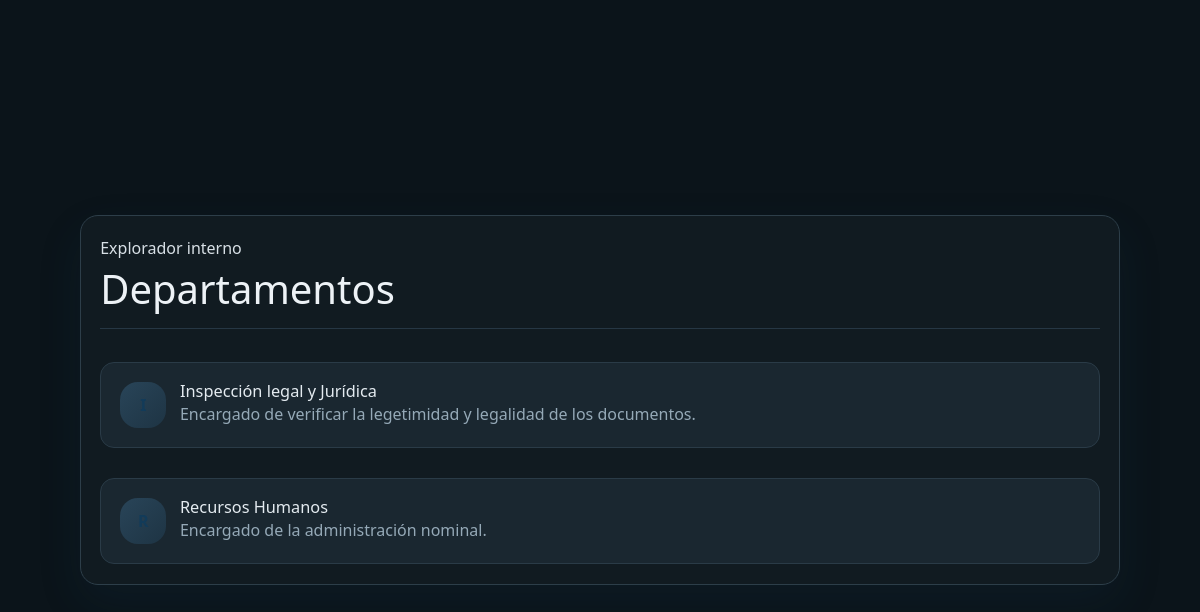
Page /departamentos/ (signed in) on the committed database.
### departamentos/models.py (models this page shows, shortened)
class Departamento(models.Model):
    nombre = models.CharField(max_length=120, unique=True)
    descripcion = models.TextField(blank=True)
    directiva = models.ForeignKey(
        "usuarios.Usuario",
        on_delete=models.SET_NULL,
        null=True,
        blank=True,
        related_name="departamentos_creados",
    )
    creado_en = models.DateTimeField(auto_now_add=True)
    class Meta:
        ordering = ["nombre"]
        verbose_name = "departamento"
        verbose_name_plural = "departamentos"

### departamentos/views.py (the view)
# urls.py: path("", lista_departamentos, name="lista"),
@login_required
def lista_departamentos(request):
    if request.user.es_directiva:
        departamentos = Departamento.objects.filter(directiva=request.user)
    elif request.user.departamento_id:
        departamentos = Departamento.objects.filter(pk=request.user.departamento_id)
    else:
        departamentos = Departamento.objects.none()
    return render(request, "chat/departamentos.html", {"departamentos": departamentos})

### usuarios/models.py (called while the page is built)
    @property
    def es_directiva(self):
        return self.rol == self.ROL_DIRECTIVA

### templates/chat/departamentos.html
{% extends "base.html" %}
{% block content %}
<main class="simple-page simple-page--wa wa-page">
    <section class="simple-card simple-card--wa wa-page-card">
        <header class="simple-head wa-page-head">
            <div>
                <span class="eyebrow">Explorador interno</span>
                <h1>Departamentos</h1>
            </div>
        </header>
        <div class="simple-list simple-list--wa wa-page-list">
            {% for departamento in departamentos %}
            <article class="simple-item simple-item--wa wa-page-item">
                <div class="department-avatar">{{ departamento.nombre|slice:":1" }}</div>
                <div>
                    <h2><a href="{% url 'chat:sala' departamento.id %}">{{ departamento.nombre }}</a></h2>
                    <p>{{ departamento.descripcion|default:"Sin descripcion disponible." }}</p>
                </div>
            </article>
            {% empty %}
            <p class="wa-page-empty">No hay departamentos registrados.</p>
            {% endfor %}
        </div>
    </section>
</main>
{% endblock %}

### rows in the picture
Departamento: nombre "Inspección legal y Jurídica", descripcion "Encargado de verificar la legetimidad y legalidad de los documentos."
Departamento: nombre "Recursos Humanos", descripcion "Encargado de la administración nominal."
